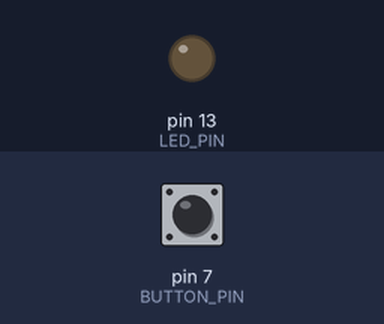
A sketch run on a simulated Arduino Uno, built with avr-gcc and run on an emulated ATmega328P. On the bench: output pins drawn as LEDs (lit = HIGH). The inputs (shaded band) are chosen by the test bench; at power-on: pin 7 (BUTTON_PIN) LOW.

Above: at 1.2 s.
1.3 s: pin 7 (BUTTON_PIN) pulled HIGH for 0.15 s
At 2.0 s:
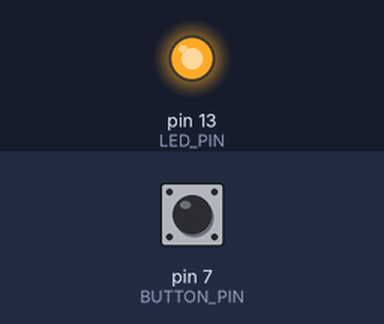
2.9 s: pin 7 (BUTTON_PIN) pulled HIGH for 1 s
At 3.2 s:
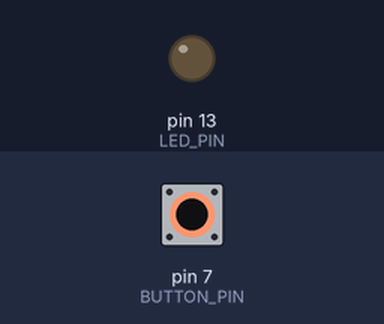
5.4 s: pin 7 (BUTTON_PIN) pulled HIGH for 3.2 s
At 6.3 s:
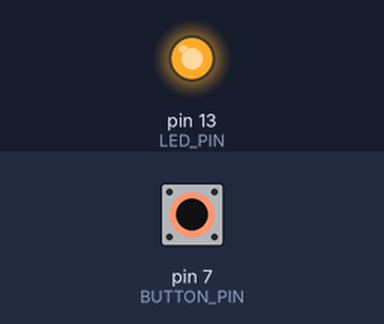
Timing chart, 0 to 8.4 s (numbered marks = the images above; inputs shaded):
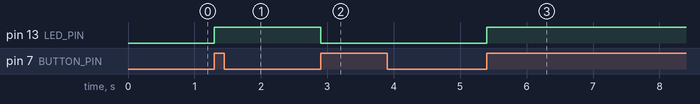

The sketch:

s2.4_trigger.ino
```cpp
#define LED_PIN 13
#define BUTTON_PIN 7

//переменные для хранения логических значений
//в trigger будет храниться состояние светодиода (вкл/выкл)
boolean trigger = false;
//в previous будет храниться предыдущее состояние кнопки
boolean previous = false;

void setup() {
  pinMode(LED_PIN, OUTPUT);
  pinMode(BUTTON_PIN, INPUT);
}

void loop() {
  //текущее состояние кнопки будет записываться в current
  boolean current = digitalRead(BUTTON_PIN);
  //в случае, если одновременно в current хранится "истина",
  //и в previous хранится "ложь"
  //(т.е. инвертированное с помощью ! значение previous - истина)
  //в trigger будет записано его же инвертированное значение
  if(current && !previous)
  {
    trigger = !trigger;
  }
  //в previous записывается значение current,
  //т.е. нынешнее текущее значение,
  //которое на следующей итерации loop() будет предыдущим
  previous = current;

  //запись trigger на LED_PIN,
  //т.е. включение светодиода, если в trigger сейчас "истина"
  //и выключеие, если в trigger - "ложь"
  digitalWrite(LED_PIN, trigger);

  //напоминание про операторы сравнения:
  // == проверка равенства
  // != проверка неравенства
  // >  больше
  // <  меньше
  // <= меньше или равно
  // >= больше или равно
}
```

Measured:
- after the input at 1.3 s, pin 13 (LED_PIN): LOW → HIGH at once
- after the input at 2.9 s, pin 13 (LED_PIN): HIGH → LOW at once
- after the input at 5.4 s, pin 13 (LED_PIN): LOW → HIGH at once
